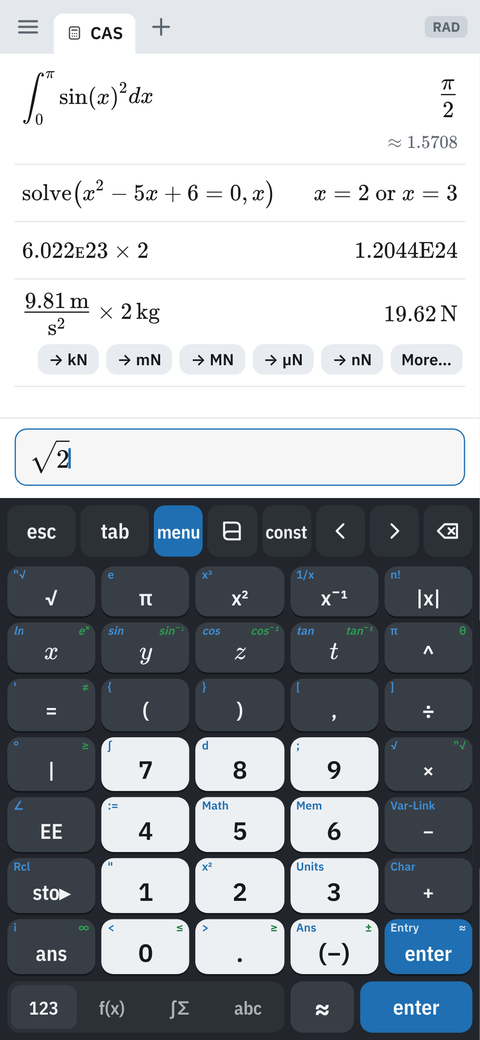
#> input picture docs/img/cas.png, 480 x 1040 px; its folder holds 4 pictures in this run
$ python webp.py
#> lines starting #> are read from the running program, lines starting #| are printed output that depends on the picture
# Makes the small WebP copies of docs/img/*.png that the in-app guide shows (app/www/docs/img).
# Usage: python3 core-build/docs/webp.py   (needs Pillow)
import pathlib
from PIL import Image
root = pathlib.Path(__file__).resolve().parents[2]
src, out = root / 'docs/img', root / 'app/www/docs/img'
out.mkdir(parents=True, exist_ok=True)
for p in sorted(src.glob('*.png')):
    im = Image.open(p); im.thumbnail((900, 900))
#> further down, im is the input picture: PIL image 480x1040 RGB; mean R, G, B 162.9, 168, 173.3
#> after `im.thumbnail((900, 900))`:
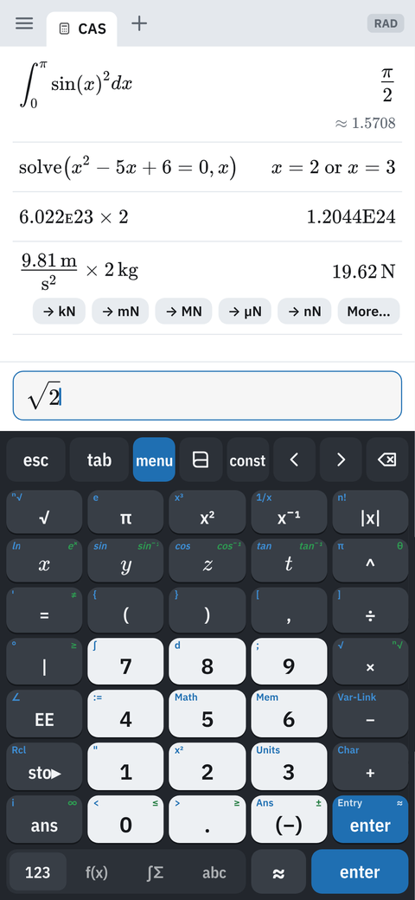
#> im: PIL image 415x900 RGB; mean R, G, B 162.9, 167.9, 173.2
    im.save(out / (p.stem + '.webp'), 'WEBP', quality=72, method=6)
    print(p.name, '->', (out / (p.stem + '.webp')).stat().st_size, 'bytes')
#> pass 2 of the loop `for p in sorted(src.glob('*.png')):`:
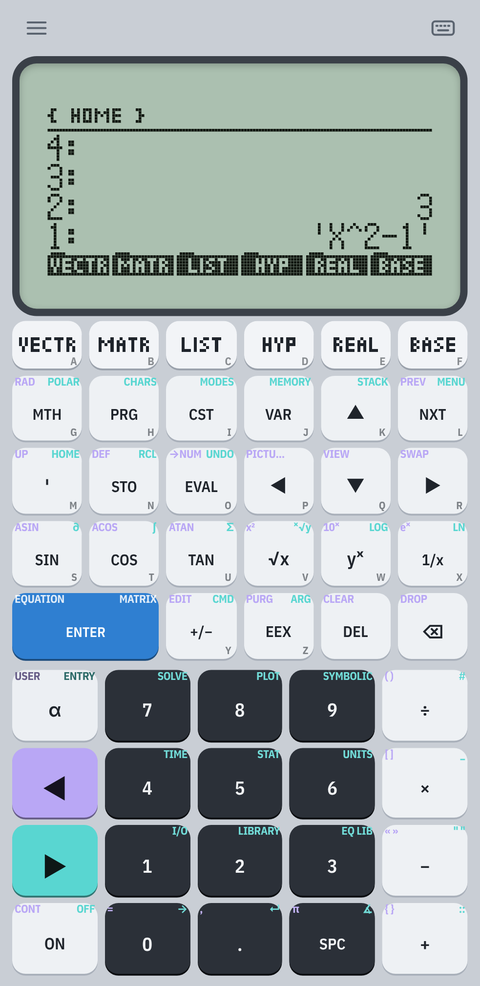
#> input picture docs/img/hp48gx.png, 480 x 986 px
#> im is the input picture: PIL image 480x986 RGB; mean R, G, B 168.5, 179.5, 182.8
#> `im.thumbnail((900, 900))`:
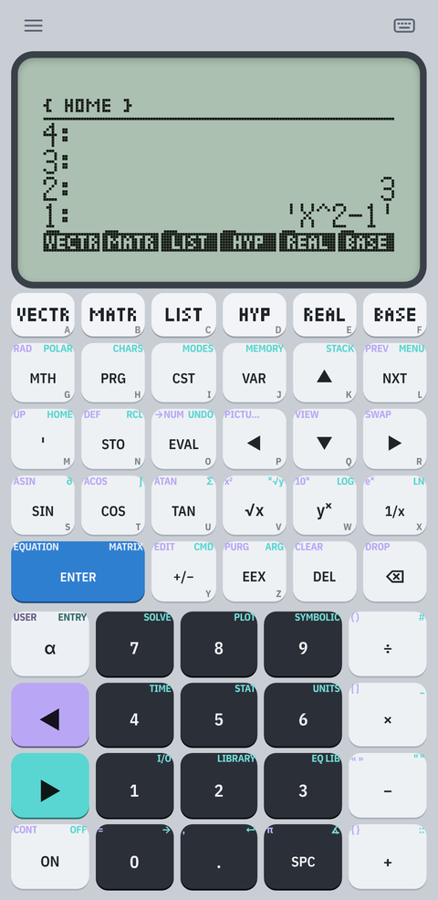
#> im: PIL image 438x900 RGB; mean R, G, B 168.5, 179.5, 182.8
#> pass 3 of the loop `for p in sorted(src.glob('*.png')):`:
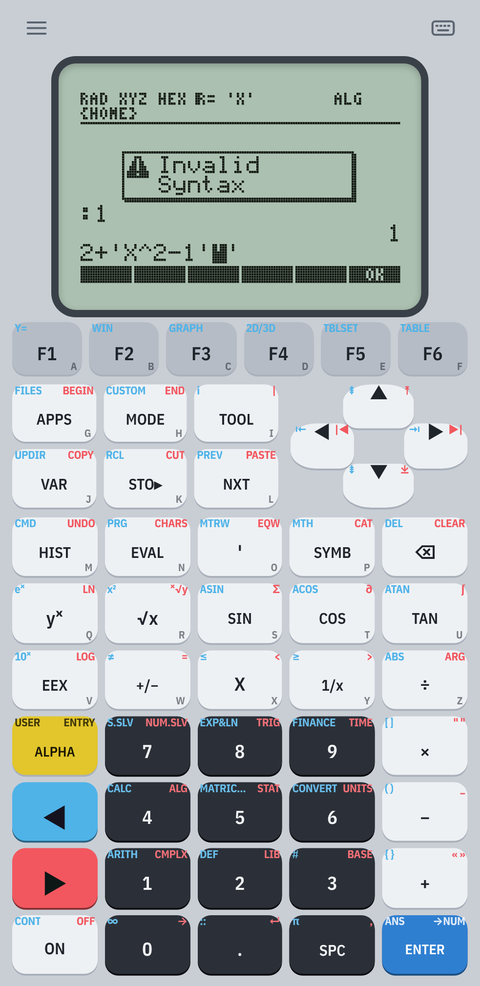
#> input picture docs/img/hp49gplus.png, 480 x 986 px
#> im is the input picture: PIL image 480x986 RGB; mean R, G, B 174.3, 181.1, 183.1
#> `im.thumbnail((900, 900))`:
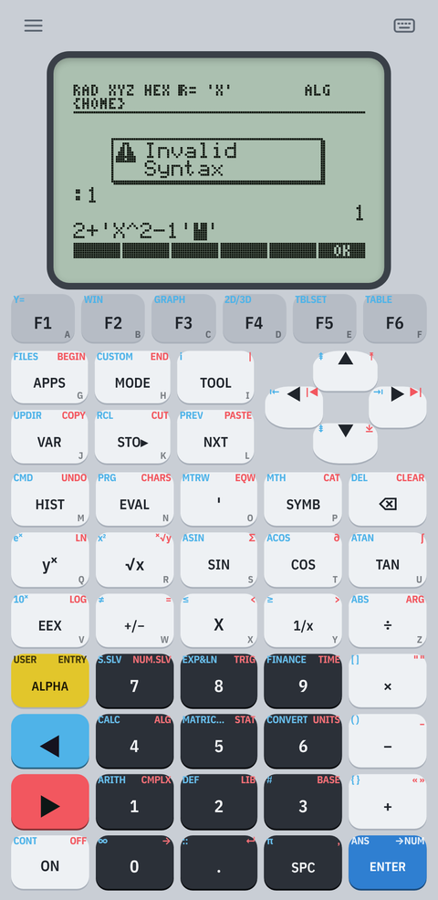
#> im: PIL image 438x900 RGB; mean R, G, B 174.3, 181.1, 183.1
#> the loop made 4 passes; the first 3 are shown
